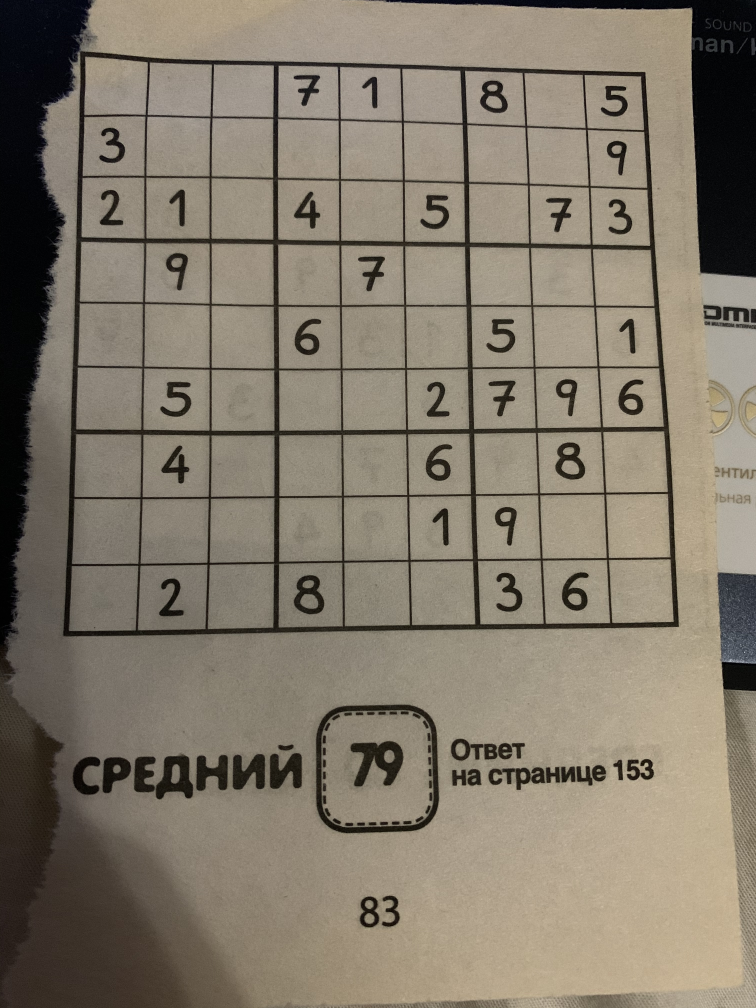
#> input picture tests/test1.jpg, 3024 x 4032 px (shown at 1/4 size)
$ jupyter execute --allow-errors sudokunet.ipynb
#> lines starting #> are read from the running program, lines starting #| are printed output that depends on the picture; after the words box and inside, x2 and y2 are one past the last pixel; in counts of white or black regions, pixels touching at a corner belong together
# Model

[cell 1]
from tensorflow.keras.models import Sequential
from tensorflow.keras.layers import Conv2D
from tensorflow.keras.layers import MaxPooling2D
from tensorflow.keras.layers import Activation
from tensorflow.keras.layers import Flatten
from tensorflow.keras.layers import Dense
from tensorflow.keras.layers import Dropout

[cell 2]
class SudokuNet:
    @staticmethod
    def build(width, height, depth, classes):
        # init the model
        inputShape = (height, width, depth)

        return Sequential([
            # first set of CONV => RELU => POOL layers
            Conv2D(32, (5, 5), padding='same',
                   input_shape=inputShape),
            Activation('relu'),
            MaxPooling2D(pool_size=(2, 2)),

            # second set of CONV => RELU => POOL layers
            Conv2D(32, (3, 3), padding='same'),
            Activation('relu'),
            MaxPooling2D(pool_size=(2, 2)),

            # first set of FC => RELU layers
            Flatten(),
            Dense(64),
            Activation('relu'),
            Dropout(0.5),

            # softmax classifier
            Dense(classes),
            Activation('softmax')
        ])

# Digit classifier

[cell 3]
from tensorflow.keras.optimizers import Adam
from tensorflow.keras.datasets import mnist
from sklearn.preprocessing import LabelBinarizer
from sklearn.metrics import classification_report
import argparse

[cell 4]
# initialize the initial learning rate, number of epochs to train
# for, and batch size
INIT_LR = 1e-3
EPOCHS = 10
BS = 128

# grab the MNIST dataset
print("[INFO] accessing MNIST...")
#> (the rest of this cell did not finish here and is left out)

[cell 5]
print("[INFO] compiling model...")
#> (the rest of this cell did not finish here and is left out)

[cell 6]
# evaluate the network
print("[INFO] evaluating network...")
#> (the rest of this cell did not finish here and is left out)

# Read sudoku

[cell 7]
# import the necessary packages
from imutils.perspective import four_point_transform
from skimage.segmentation import clear_border
import numpy as np
import imutils
import cv2
from matplotlib import pyplot as plt

[cell 8]
def find_puzzle(image, debug=False):
    # convert the image to grayscale and blur it slightly
    gray = cv2.cvtColor(image, cv2.COLOR_BGR2GRAY)
    blurred = cv2.GaussianBlur(gray, (7, 7), 3)

    # apply adaptive thresholding and then invert the threshold map
    thresh = cv2.adaptiveThreshold(blurred, 255,
        cv2.ADAPTIVE_THRESH_GAUSSIAN_C, cv2.THRESH_BINARY, 11, 2)
    thresh = cv2.bitwise_not(thresh)

    # check to see if we are visualizing each step of the image
    # processing pipeline (in this case, thresholding)
    if debug:
        cv2.imshow("Puzzle Thresh", thresh)
        cv2.waitKey(0)

    # find contours in the thresholded image and sort them by size in
    # descending order
    cnts = cv2.findContours(thresh.copy(), cv2.RETR_EXTERNAL,
        cv2.CHAIN_APPROX_SIMPLE)
    cnts = imutils.grab_contours(cnts)
    cnts = sorted(cnts, key=cv2.contourArea, reverse=True)

    # initialize a contour that corresponds to the puzzle outline
    puzzleCnt = None

    # loop over the contours
    for c in cnts:
        # approximate the contour
        peri = cv2.arcLength(c, True)
        approx = cv2.approxPolyDP(c, 0.02 * peri, True)

        # if our approximated contour has four points, then we can
        # assume we have found the outline of the puzzle
        if len(approx) == 4:
            puzzleCnt = approx
            break

    if puzzleCnt is None:
        raise Exception(("Could not find Sudoku puzzle outline. "
            "Try debugging your thresholding and contour steps."))

    # check to see if we are visualizing the outline of the detected
    # Sudoku puzzle
    if debug:
        # draw the contour of the puzzle on the image and then display
        # it to our screen for visualization/debugging purposes
        output = image.copy()
        cv2.drawContours(output, [puzzleCnt], -1, (0, 255, 0), 2)
        cv2.imshow("Puzzle Outline", output)
        cv2.waitKey(0)

    # apply a four point perspective transform to both the original
    # image and grayscale image to obtain a top-down bird's eye view
    # of the puzzle
    puzzle = four_point_transform(image, puzzleCnt.reshape(4, 2))
    warped = four_point_transform(gray, puzzleCnt.reshape(4, 2))

    # check to see if we are visualizing the perspective transform
    if debug:
        # show the output warped image (again, for debugging purposes)
        cv2.imshow("Puzzle Transform", puzzle)
        cv2.waitKey(0)

    # return a 2-tuple of puzzle in both RGB and grayscale
    return (puzzle, warped)

# Recognize digits on puzzle

[cell 9]
def extract_digit(cell, debug=False):
    # apply automatic thresholding to the cell and then clear any
    # connected borders that touch the border of the cell
    thresh = cv2.threshold(cell, 0, 255,
        cv2.THRESH_BINARY_INV | cv2.THRESH_OTSU)[1]
    thresh = clear_border(thresh)

    # check to see if we are visualizing the cell thresholding step
    if debug:
        cv2.imshow("Cell Thresh", thresh)
        cv2.waitKey(0)

    # find contours in the thresholded cell
    cnts = cv2.findContours(thresh.copy(), cv2.RETR_EXTERNAL,
        cv2.CHAIN_APPROX_SIMPLE)
    cnts = imutils.grab_contours(cnts)

    # if no contours were found than this is an empty cell
    if len(cnts) == 0:
        return None

    # otherwise, find the largest contour in the cell and create a
    # mask for the contour
    c = max(cnts, key=cv2.contourArea)
    mask = np.zeros(thresh.shape, dtype="uint8")
    cv2.drawContours(mask, [c], -1, 255, -1)

    # compute the percentage of masked pixels relative to the total
    # area of the image
    (h, w) = thresh.shape
    percentFilled = cv2.countNonZero(mask) / float(w * h)

    # if less than 3% of the mask is filled then we are looking at
    # noise and can safely ignore the contour
    if percentFilled < 0.03:
        return None

    # apply the mask to the thresholded cell
    digit = cv2.bitwise_and(thresh, thresh, mask=mask)

    # check to see if we should visualize the masking step
    if debug:
        cv2.imshow("Digit", digit)
        cv2.waitKey(0)

    # return the digit to the calling function
    return digit

# Solver

[cell 10]
from tensorflow.keras.preprocessing.image import img_to_array
from tensorflow.keras.models import load_model
from sudoku import Sudoku
import numpy as np
import cv2
import imutils

[cell 11]
image = cv2.imread('tests/test1.jpg')
#> image is the input picture: shape (4032, 3024, 3); mean B, G, R 107.2, 121.9, 131
image = imutils.resize(image, width=600)
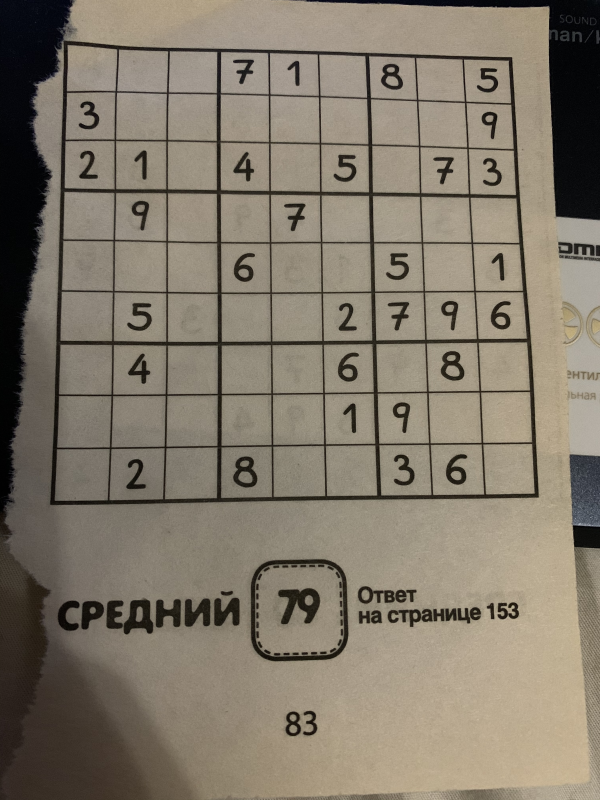
#> image: shape (800, 600, 3); mean B, G, R 107.2, 121.9, 131

#> (a cell that did not finish here is left out)

[cell 13]
# find the puzzle in the image and then
(puzzleImage, warped) = find_puzzle(image, debug=False)
#> in find_puzzle, `gray = cv2.cvtColor(image, cv2.COLOR_BGR2GRAY)`:
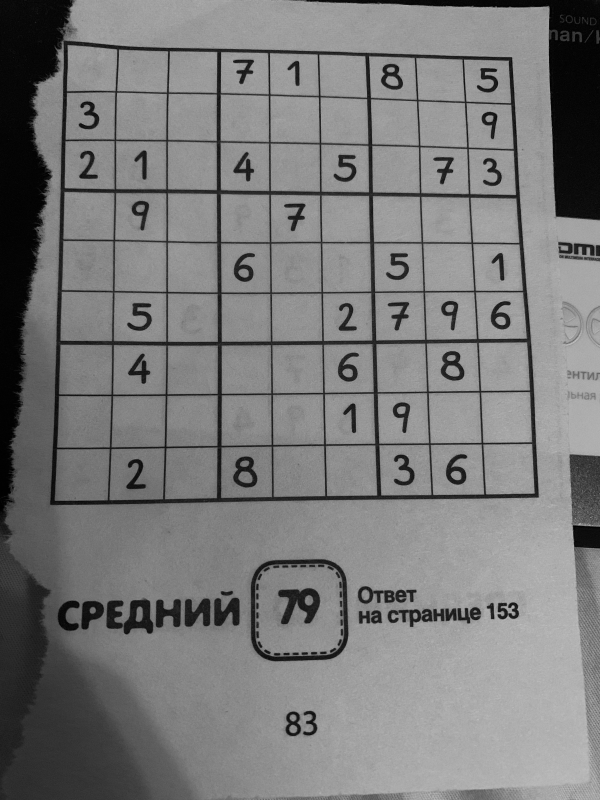
#> gray: shape (800, 600); min 0, max 190, mean 123
#> in find_puzzle, `blurred = cv2.GaussianBlur(gray, (7, 7), 3)`:
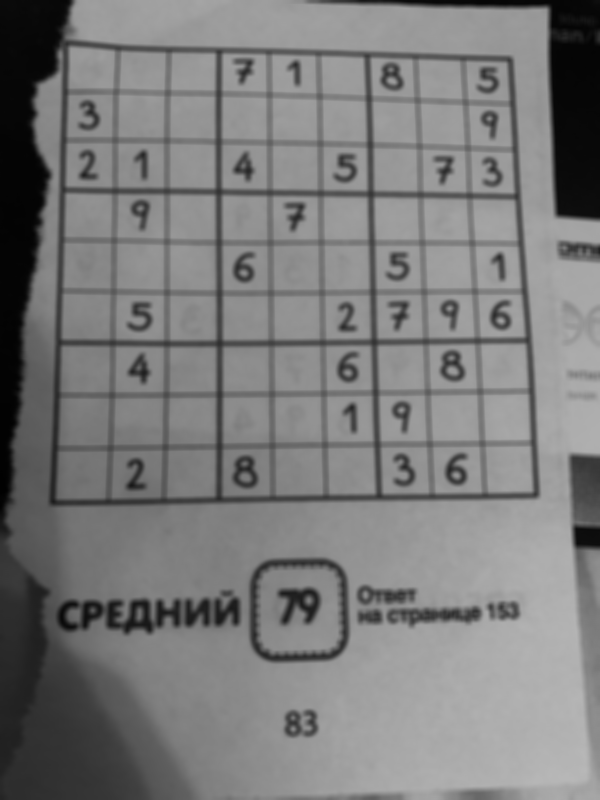
#> blurred: shape (800, 600); min 1, max 184, mean 123
#> in find_puzzle, `thresh = cv2.adaptiveThreshold(blurred, 255, cv2.ADAPTIVE_THRESH_GAUSS..`:
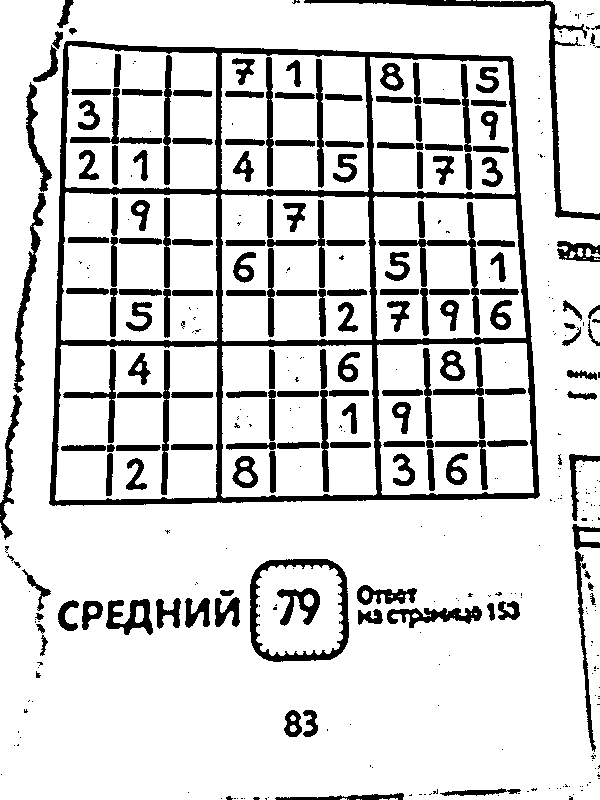
#> thresh: shape (800, 600); 83.9% white; 382 black regions (215 under 20 px), largest, box (x1, y1, x2, y2) and area: (49, 41, 540, 506) 20052, (304, 0, 600, 220) 2782, (250, 559, 349, 662) 2268
#> in find_puzzle, `thresh = cv2.bitwise_not(thresh)`: thresh: shape (800, 600); 16.1% white; 382 white regions (215 under 20 px)
#> in find_puzzle, `cnts = cv2.findContours(thresh.copy(), cv2.RETR_EXTERNAL, cv2.CHAIN_AP..`: cnts = 212 contours, 169 with area under 20; largest, box (x1, y1, x2, y2) and area: (49, 41, 540, 506) 211450, (250, 559, 349, 662) 9212, (304, 0, 600, 220) 2212, (13, 193, 46, 393) 1075, (106, 599, 153, 635) 891
#> the loop in find_puzzle, `for c in cnts:` made 1 pass
#> (peri, puzzleCnt) on pass 1: (1890.1, [[65, 42], [50, 504], [539, 495], [510, 56]])
#> in find_puzzle, `puzzle = four_point_transform(image, puzzleCnt.reshape(4, 2))`:
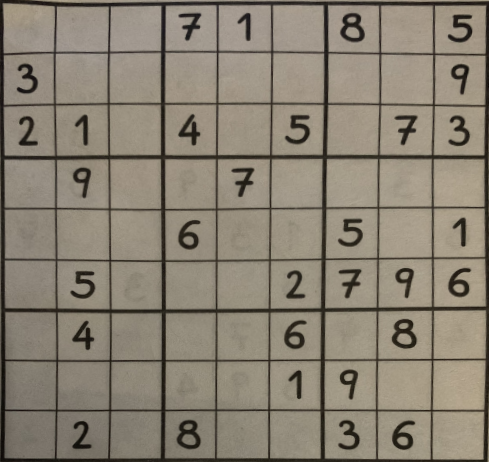
#> puzzle: shape (462, 489, 3); mean B, G, R 114.5, 129.1, 137.6
#> in find_puzzle, `warped = four_point_transform(gray, puzzleCnt.reshape(4, 2))`:
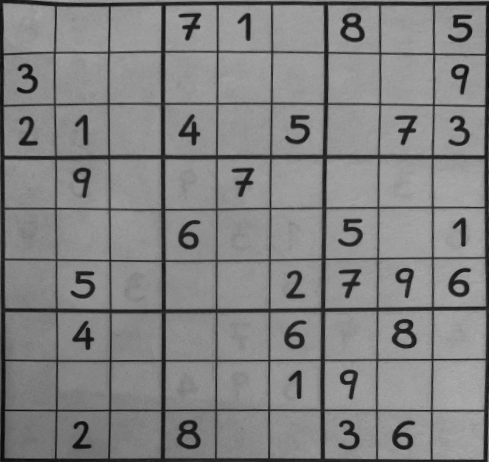
#> warped: shape (462, 489); min 9, max 176, mean 130

# initialize our 9x9 Sudoku board
board = np.zeros((9, 9), dtype="int")

# a Sudoku puzzle is a 9x9 grid (81 individual cells), so we can
# infer the location of each cell by dividing the warped image
# into a 9x9 grid
stepX = warped.shape[1] // 9
#> stepX = 54
stepY = warped.shape[0] // 9
#> stepY = 51

# initialize a list to store the (x, y)-coordinates of each cell
# location
cellLocs = []

# loop over the grid locations
#> (the rest of this cell did not finish here and is left out)

$ run again, with tests/test0.jpg copied over tests/test1.jpg
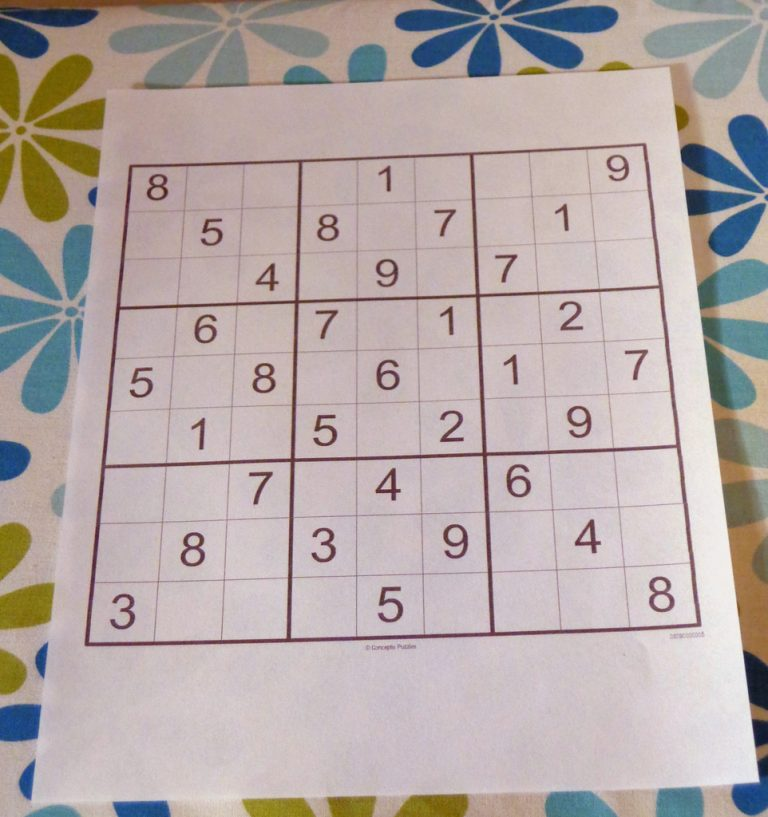
#> input picture tests/test0.jpg, 768 x 817 px
#> image is the input picture: shape (817, 768, 3); mean B, G, R 167.4, 169, 180.5
#> image: shape (638, 600, 3)
#> in find_puzzle, `thresh = cv2.adaptiveThreshold(blurred, 255, cv2.ADAPTIVE_THRESH_GAUSS..`:
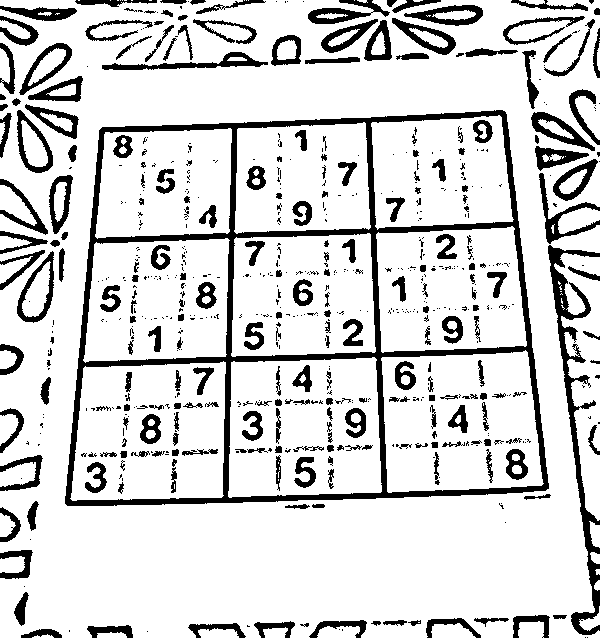
#> thresh: shape (638, 600); 83.3% white; 653 black regions (405 under 20 px), largest, box (x1, y1, x2, y2) and area: (65, 110, 549, 506) 18197, (548, 245, 600, 635) 3862, (102, 52, 268, 70) 956
#> cnts = 152 contours, 70 with area under 20; largest, box (x1, y1, x2, y2) and area: (65, 110, 549, 506) 168754, (548, 245, 600, 635) 3259, (17, 251, 54, 323) 1549, (17, 110, 53, 173) 1356, (19, 43, 72, 95) 1171
#> the loop in find_puzzle, `for c in cnts:` made 1 pass
#> (peri, puzzleCnt) on pass 1: (1696.8, [[505, 112], [102, 127], [65, 503], [548, 488]])
#> in find_puzzle, `warped = four_point_transform(gray, puzzleCnt.reshape(4, 2))`:
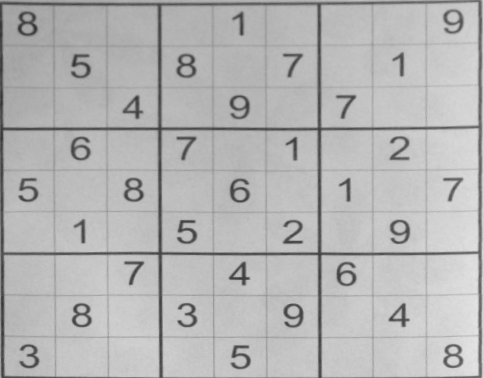
#> warped: shape (378, 483); min 47, max 230, mean 181.4
